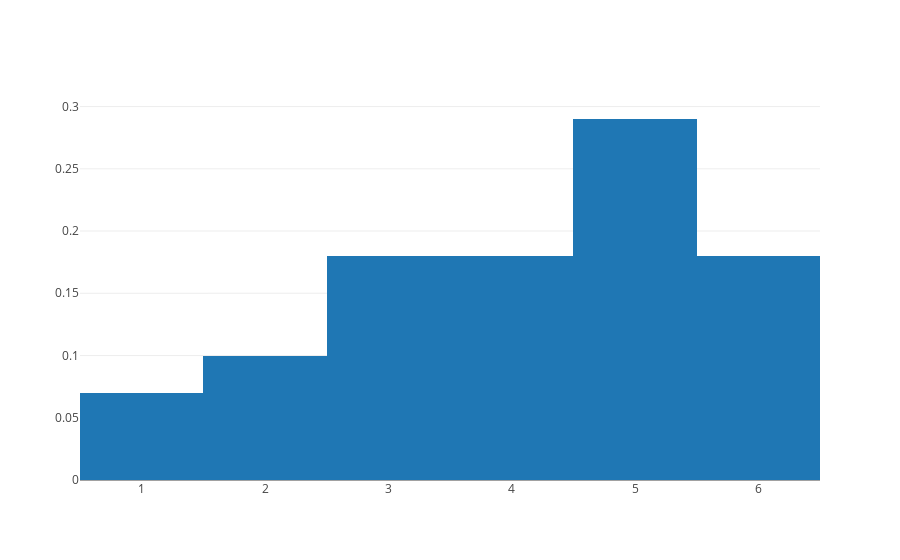

The notebook cell saved with this chart:
### Markdown cell above
Pick a random sample from a non-uniform but known discrete distribution. In this case we have a die wrigged to weight heigher number rolls.

### Code cell
all_rolls=[]
for i in range(100):
    roll = np.random.choice(np.arange(1,7),p=[0.05,  0.10,  0.15,  0.20,  0.25,  0.25])
    all_rolls.append(roll)

data = [go.Histogram(x=all_rolls, histnorm='probability')]
iplot(data)

### Figure 1 — Plotly figure (JSON) as saved in the notebook; plotly's stock layout.template omitted (floating-point values rounded to 4 significant figures)
{"data": [{"histnorm": "probability", "type": "histogram", "x": [4, 3, 3, 1, 5, 5, 1, 4, 5, 6, 5, 5, 6, 5, 5, 5, 5, 4, 5, 5, 2, 4, 1, 6, 3, 2, 2, 3, 5, 6, 5, 5, 5, 4, 4, 4, 6, 5, 3, 5, 6, 2, 5, 3, 3, 1, 2, 3, 3, 5, 3, 2, 5, 5, 2, 6, 4, 4, 5, 3, 3, 5, 6, 4, 2, 4, 6, 3, 5, 3, 4, 5, 6, 6, 6, 3, 5, 1, 3, 2, 3, 3, 4, 2, 6, 5, 5, 1, 5, 6, 6, 4, 4, 6, 6, 4, 4, 4, 6, 1]}], "layout": {}}
